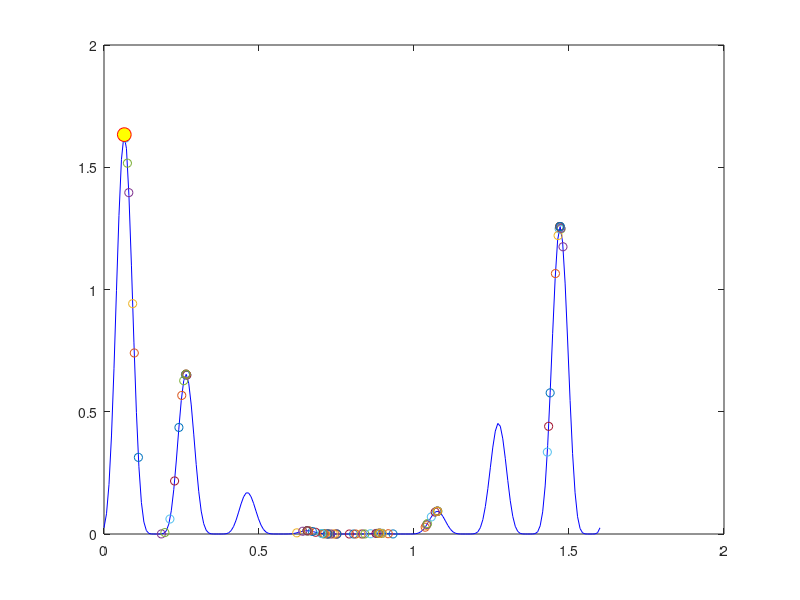
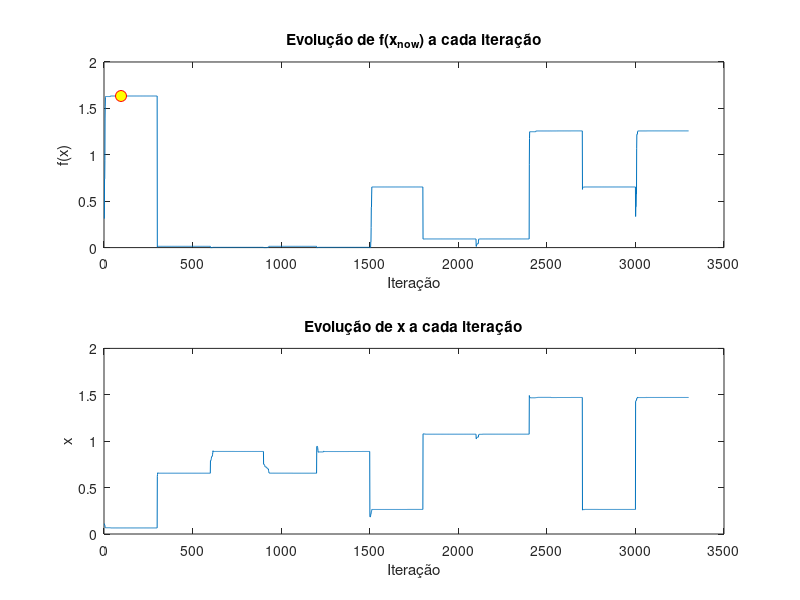
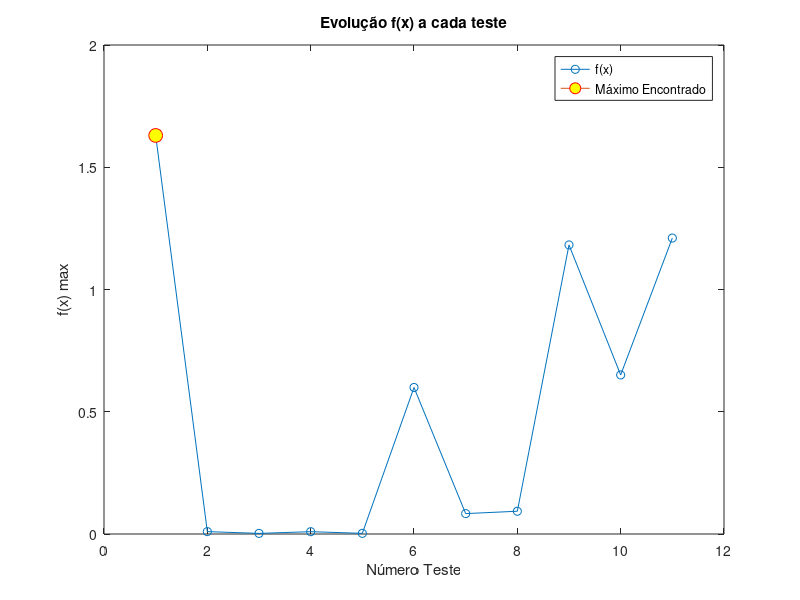

MATLAB code to generate these figures, in order:
close all;
clear all;

% Definição da função
f = @(x) 4*(sin(5*pi*x+0.5)).^6 .* exp(log2((x-0.8).^2));

% Geração dos pontos para o gráfico da função
x = linspace(0, 1.6, 200); 
y = f(x);
plot(x, y, 'b');
hold on;

% Configurações iniciais
num_total = 1;
num_tent = 1;
f_evolucao = [];
x_evolucao = [];
f_tentativa = [];
j = 1;

% Loop principal
while num_tent <= num_total
    i = 1;
    delta = 0.02;
    x_now = rand * 1.6;
    x_old = x_now;

    % Loop de atualização
    while i <= 300
        valor_rand = (rand - 0.5) * delta;
        x_now = x_old + 2 * valor_rand;

        % Verifica se x_now está dentro do intervalo [0, 1.6]
        if x_now < 0
            x_now = 0;
        elseif x_now > 1.6
            x_now = 1.6;
        end

        % Atualiza o valor de x se f(x_now) for maior
        if f(x_now) > f(x_old)
            plot(x_now, f(x_now), 'o'); % Plota o ponto
            x_old = x_now;
        end 

        % Armazena a evolução de f(x) e de x
        f_evolucao(j) = f(x_old);
        x_evolucao(j) = x_old;
        i = i + 1;
        j = j + 1;
    end

    % Atualiza o número de tentativas e f_max
    if (num_total == 1)
        num_total = num_total + 10;
        f_max = f(x_now);
    end
    if f(x_now) > f_max
        num_total = num_total + 10;
        f_max = f(x_now);
    end
    f_tentativa(num_tent) = f(x_now);
    num_tent = num_tent + 1;
end

% Identificar o valor máximo da função e o x correspondente
[f_max_value, idx_max] = max(f_evolucao); % Encontra o máximo em f_evolucao
x_max = x_evolucao(idx_max); % Identifica o valor correspondente de x no vetor x_evolucao

% Destacar o máximo no gráfico da função
plot(x_max, f_max_value, '-o', 'MarkerSize', 10, ...
     'MarkerEdgeColor', 'red', 'MarkerFaceColor', 'yellow'); % Destaca o ponto no gráfico inicial

% Gráfico da evolução de f(x) e x
figure;
subplot(2, 1, 1);
plot(1:(j - 1), f_evolucao); % Plota a evolução de f(x_now)
hold on;
[f_max_evolucao, idx_max_evolucao] = max(f_evolucao); % Máximo na evolução
plot(idx_max_evolucao, f_max_evolucao, '-o', 'MarkerSize', 8, ...
     'MarkerEdgeColor', 'red', 'MarkerFaceColor', 'yellow');
xlabel('Iteração');
ylabel('f(x)');
title('Evolução de f(x_{now}) a cada iteração');
hold off;

subplot(2, 1, 2);
plot(1:(j - 1), x_evolucao); % Plota a evolução de x
xlabel('Iteração');
ylabel('x');
title('Evolução de x a cada iteração');

% Gráfico da evolução de f(x) máximo
figure;
plot(1:num_total, f_tentativa, '-o'); % Plota os valores
hold on;
[f_max_tent, idx_max_tent] = max(f_tentativa); % Máximo dos testes
plot(idx_max_tent, f_max_tent, '-o', 'MarkerSize', 10, ...
     'MarkerEdgeColor', 'red', 'MarkerFaceColor', 'yellow');
xlabel('Número Teste');
ylabel('f(x) max');
title('Evolução f(x) a cada teste');
legend('f(x)', 'Máximo Encontrado', 'Location', 'Best');
hold off;
